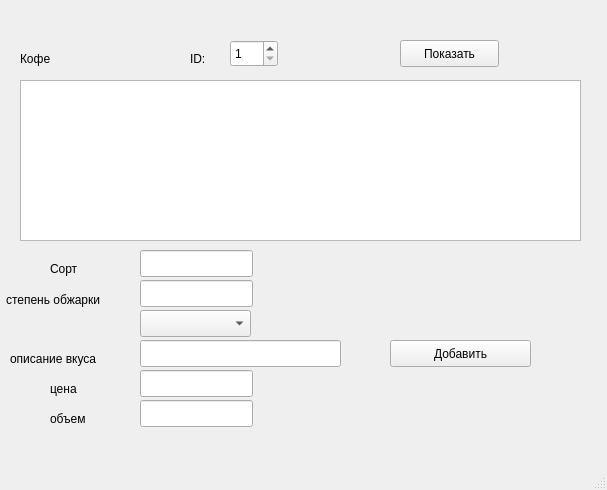
<?xml version="1.0" encoding="UTF-8"?>
<ui version="4.0">
 <class>MainWindow</class>
 <widget class="QMainWindow" name="MainWindow">
  <property name="geometry">
   <rect>
    <x>0</x>
    <y>0</y>
    <width>607</width>
    <height>490</height>
   </rect>
  </property>
  <property name="windowTitle">
   <string>MainWindow</string>
  </property>
  <widget class="QWidget" name="centralwidget">
   <widget class="QTableWidget" name="tableWidget">
    <property name="geometry">
     <rect>
      <x>20</x>
      <y>80</y>
      <width>561</width>
      <height>161</height>
     </rect>
    </property>
   </widget>
   <widget class="QLabel" name="label">
    <property name="geometry">
     <rect>
      <x>20</x>
      <y>50</y>
      <width>67</width>
      <height>17</height>
     </rect>
    </property>
    <property name="text">
     <string>Кофе</string>
    </property>
   </widget>
   <widget class="QLabel" name="label_2">
    <property name="geometry">
     <rect>
      <x>190</x>
      <y>50</y>
      <width>41</width>
      <height>17</height>
     </rect>
    </property>
    <property name="text">
     <string>ID:</string>
    </property>
   </widget>
   <widget class="QPushButton" name="pushButton">
    <property name="geometry">
     <rect>
      <x>400</x>
      <y>40</y>
      <width>99</width>
      <height>27</height>
     </rect>
    </property>
    <property name="text">
     <string>Показать</string>
    </property>
   </widget>
   <widget class="QSpinBox" name="spinBox">
    <property name="geometry">
     <rect>
      <x>230</x>
      <y>40</y>
      <width>48</width>
      <height>27</height>
     </rect>
    </property>
    <property name="minimum">
     <number>1</number>
    </property>
    <property name="maximum">
     <number>6</number>
    </property>
   </widget>
   <widget class="QLineEdit" name="lineEdit">
    <property name="geometry">
     <rect>
      <x>140</x>
      <y>250</y>
      <width>113</width>
      <height>27</height>
     </rect>
    </property>
   </widget>
   <widget class="QLineEdit" name="lineEdit_2">
    <property name="geometry">
     <rect>
      <x>140</x>
      <y>280</y>
      <width>113</width>
      <height>27</height>
     </rect>
    </property>
   </widget>
   <widget class="QComboBox" name="comboBox">
    <property name="geometry">
     <rect>
      <x>140</x>
      <y>310</y>
      <width>111</width>
      <height>27</height>
     </rect>
    </property>
   </widget>
   <widget class="QLineEdit" name="lineEdit_3">
    <property name="geometry">
     <rect>
      <x>140</x>
      <y>340</y>
      <width>201</width>
      <height>27</height>
     </rect>
    </property>
   </widget>
   <widget class="QLineEdit" name="lineEdit_4">
    <property name="geometry">
     <rect>
      <x>140</x>
      <y>370</y>
      <width>113</width>
      <height>27</height>
     </rect>
    </property>
   </widget>
   <widget class="QLineEdit" name="lineEdit_5">
    <property name="geometry">
     <rect>
      <x>140</x>
      <y>400</y>
      <width>113</width>
      <height>27</height>
     </rect>
    </property>
   </widget>
   <widget class="QPushButton" name="pushButton_2">
    <property name="geometry">
     <rect>
      <x>390</x>
      <y>340</y>
      <width>141</width>
      <height>27</height>
     </rect>
    </property>
    <property name="text">
     <string>Добавить</string>
    </property>
   </widget>
   <widget class="QLabel" name="label_3">
    <property name="geometry">
     <rect>
      <x>50</x>
      <y>260</y>
      <width>67</width>
      <height>17</height>
     </rect>
    </property>
    <property name="text">
     <string>Сорт</string>
    </property>
   </widget>
   <widget class="QLabel" name="label_4">
    <property name="geometry">
     <rect>
      <x>6</x>
      <y>290</y>
      <width>131</width>
      <height>20</height>
     </rect>
    </property>
    <property name="text">
     <string>степень обжарки</string>
    </property>
   </widget>
   <widget class="QLabel" name="label_5">
    <property name="geometry">
     <rect>
      <x>10</x>
      <y>350</y>
      <width>111</width>
      <height>17</height>
     </rect>
    </property>
    <property name="text">
     <string>описание вкуса</string>
    </property>
   </widget>
   <widget class="QLabel" name="label_6">
    <property name="geometry">
     <rect>
      <x>50</x>
      <y>380</y>
      <width>51</width>
      <height>17</height>
     </rect>
    </property>
    <property name="text">
     <string>цена</string>
    </property>
   </widget>
   <widget class="QLabel" name="label_7">
    <property name="geometry">
     <rect>
      <x>50</x>
      <y>410</y>
      <width>67</width>
      <height>17</height>
     </rect>
    </property>
    <property name="text">
     <string>объем</string>
    </property>
   </widget>
  </widget>
  <widget class="QMenuBar" name="menubar">
   <property name="geometry">
    <rect>
     <x>0</x>
     <y>0</y>
     <width>607</width>
     <height>25</height>
    </rect>
   </property>
  </widget>
  <widget class="QStatusBar" name="statusbar"/>
 </widget>
 <resources/>
 <connections/>
</ui>
